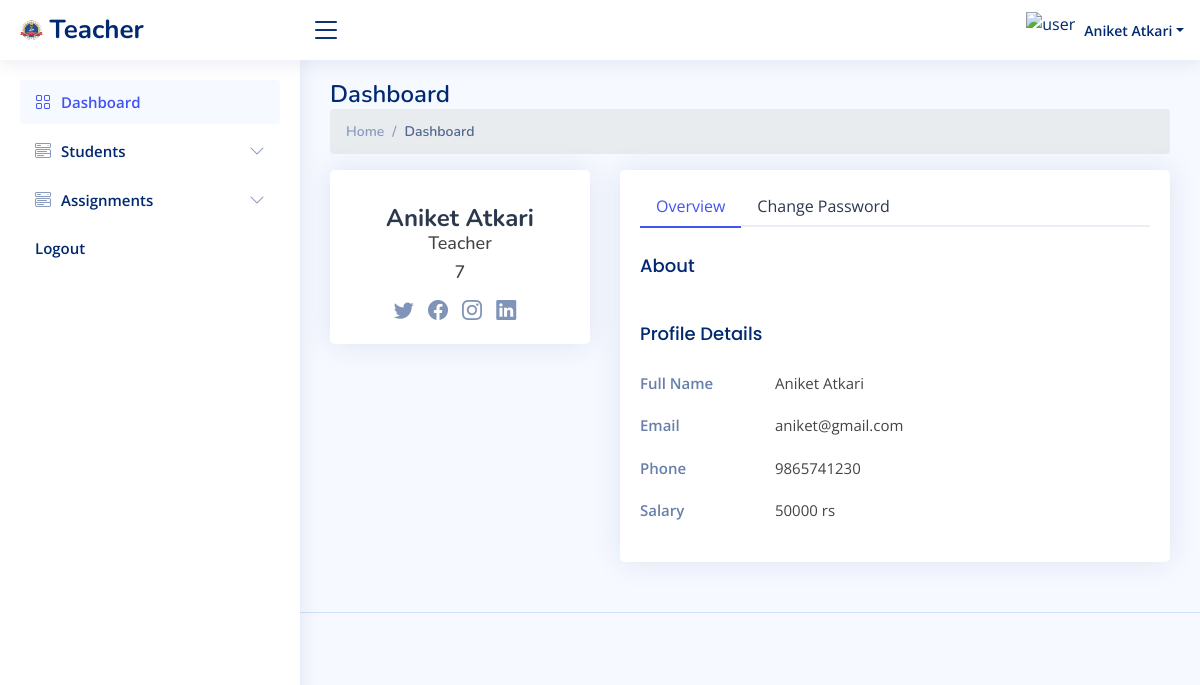
Screenshot of /teacher/ (signed in) with the database file from the repository.
### tables this page shows
CREATE TABLE `teacher` (
  `tid` int(11) NOT NULL,
  `name` varchar(255) NOT NULL,
  `email` varchar(255) NOT NULL,
  `phone` varchar(15) NOT NULL,
  `salary` int(11) NOT NULL
);

### teacher/connect/db.php (called while the page is built)
<?php
class connect{
    public $servername = "localhost";
    private $username = "root";
    private $password = "";
    private $dbname = "jit_college";
    public function dbconnect()
	{
		$db=mysqli_connect($this->servername,$this->username,$this->password,$this->dbname);
		return $db;
	}
}
?>

### teacher/connect/fun.php (called while the page is built, shortened)
<?php
class fun
{
    private $db;
    function __construct($con)
    {
        $this->db = $con;
    }
    public function fetchTeacherWithId($id){
     $sql = "SELECT * FROM `teacher` WHERE `tid` = '$id'";
     $fetch = mysqli_query($this->db, $sql);
     return $fetch;
    }
}
?>

### teacher/index.php (the view, shortened to what this page needs)
<?php
    include "connect/db.php";
    include 'connect/fun.php';
    $connect=new connect();
    $fun=new fun($connect->dbconnect());
    $id = $_SESSION['uname'];
    $teacher = $fun->fetchTeacherWithId($id);
    if(mysqli_num_rows($teacher) == 1){
      $teacher = mysqli_fetch_assoc($teacher);
    }
    else{
      $teacher = null;
    }
    $email = ($teacher != null)?($teacher['email']):(' ');
    $phone = ($teacher != null)?($teacher['phone']):(' ');
    $salary = ($teacher != null)?($teacher['salary']):(' ');
?>
<!DOCTYPE html>
<html lang="en">
<head>
  <?php
    include "include/links.php";
  ?>
</head>
<body>
    <?php
      include "include/header.php";
    ?>
    <?php
      include "include/sideBar.php";
    ?>
  <main id="main" class="main">
    <div class="pagetitle">
      <h1>Dashboard</h1>
      <nav>
        <ol class="breadcrumb">
          <li class="breadcrumb-item"><a href="index.php">Home</a></li>
          <li class="breadcrumb-item active">Dashboard</li>
        </ol>
      </nav>
    </div>
    <section class="section profile">
      <div class="row">
        <div class="col-xl-4">
          <div class="card">
            <div class="card-body profile-card pt-4 d-flex flex-column align-items-center">
              <h2><?php echo $tname?></h2>
              <h3>Teacher</h3>
              <h3><?php echo $id?></h3>
              <div class="social-links mt-2">
                <a href="#" class="twitter"><i class="bi bi-twitter"></i></a>
                <a href="#" class="facebook"><i class="bi bi-facebook"></i></a>
                <a href="#" class="instagram"><i class="bi bi-instagram"></i></a>
                <a href="#" class="linkedin"><i class="bi bi-linkedin"></i></a>
              </div>
            </div>
          </div>
        </div>
        <div class="col-xl-8">
          <div class="card">
            <div class="card-body pt-3">
              <ul class="nav nav-tabs nav-tabs-bordered">
                <li class="nav-item">
                  <button class="nav-link active" data-bs-toggle="tab" data-bs-target="#profile-overview">Overview</button>
                </li>
                <li class="nav-item">
                  <button class="nav-link" data-bs-toggle="tab" data-bs-target="#profile-change-password">Change Password</button>
                </li>
              </ul>
              <div class="tab-content pt-2">
                <div class="tab-pane fade show active profile-overview" id="profile-overview">
                  <h5 class="card-title">About</h5>
                  <h5 class="card-title">Profile Details</h5>
                  <div class="row">
                    <div class="col-lg-3 col-md-4 label ">Full Name</div>
                    <div class="col-lg-9 col-md-8"><?php echo $tname?></div>
                  </div>
                  <div class="row">
                    <div class="col-lg-3 col-md-4 label">Email</div>
                    <div class="col-lg-9 col-md-8"><?php echo $email?></div>
                  </div>
                  <div class="row">
                    <div class="col-lg-3 col-md-4 label">Phone</div>
                    <div class="col-lg-9 col-md-8"><?php echo $phone?></div>
                  </div>
                  <div class="row">
                    <div class="col-lg-3 col-md-4 label">Salary</div>
                    <div class="col-lg-9 col-md-8"><?php echo $salary." rs"?></div>
                  </div>
                </div>
              </div>
            </div>
          </div>
        </div>
      </div>
    </section>
  </main>
 <?php
 include "include/footer.php";
 ?>
</body>
</html>

### teacher/include/header.php (shortened to what this page needs)
<header id="header" class="header fixed-top d-flex align-items-center">
<?php
   require_once "connect/db.php";
   require_once 'connect/fun.php';
   $connect=new connect();
   $fun=new fun($connect->dbconnect());
   $id = $_SESSION['uname'];
   $teacher = $fun->fetchTeacherWithId($id);
   if(mysqli_num_rows($teacher) == 1){
     $teacher = mysqli_fetch_assoc($teacher);
   }
   else{
     $teacher = null;
   }
   $tname = ($teacher != null)?($teacher['name']):(' ');
?>
<div class="d-flex align-items-center justify-content-between">
  <a href="index.php" class="logo d-flex align-items-center">
    <img src="./../images/jit_logo.png" alt="">
    <span class="d-none d-lg-block"> Teacher</span>
  </a>
  <i class="bi bi-list toggle-sidebar-btn"></i>
</div>
<nav class="header-nav ms-auto">
  <ul class="d-flex align-items-center">
    <li class="nav-item dropdown pe-3">
      <a class="nav-link nav-profile d-flex align-items-center pe-0" href="#" data-bs-toggle="dropdown">
      <img width="50" height="50" src="https://img.icons8.com/ios-filled/50/user.png" alt="user"/>
        <span class="d-none d-md-block dropdown-toggle ps-2"><?php echo $tname?></span>
      </a>
    </li>
  </ul>
</nav>
</header>

### teacher/assets/css/style.css (style rules this page uses)
:root { scroll-behavior: smooth; }
body { font-family: "Open Sans", sans-serif; background: #f6f9ff; color: #444444; }
a { color: #4154f1; text-decoration: none; }
h1, h2, h3, h4, h5, h6 { font-family: "Nunito", sans-serif; }
#main { margin-top: 60px; padding: 20px 30px; transition: all 0.3s; }
.pagetitle { margin-bottom: 10px; }
.pagetitle h1 { font-size: 24px; margin-bottom: 0; font-weight: 600; color: #012970; }
.card { margin-bottom: 30px; border: none; border-radius: 5px; box-shadow: 0px 0 30px rgba(1, 41, 112, 0.1); }
.card-title { padding: 20px 0 15px 0; font-size: 18px; font-weight: 500; color: #012970; font-family: "Poppins", sans-serif; }
.card-body { padding: 0 20px 20px 20px; }
.breadcrumb { font-size: 14px; font-family: "Nunito", sans-serif; color: #899bbd; font-weight: 600; }
.breadcrumb a { color: #899bbd; transition: 0.3s; }
.breadcrumb .breadcrumb-item::before { color: #899bbd; }
.breadcrumb .active { color: #51678f; font-weight: 600; }
.nav-tabs-bordered { border-bottom: 2px solid #ebeef4; }
.nav-tabs-bordered .nav-link { margin-bottom: -2px; border: none; color: #2c384e; }
.nav-tabs-bordered .nav-link.active { background-color: #fff; color: #4154f1; border-bottom: 2px solid #4154f1; }
.logo { line-height: 1; }
@media (min-width: 1200px) { .logo { width: 280px; } }
.logo img { max-height: 26px; margin-right: 6px; }
.logo span { font-size: 26px; font-weight: 700; color: #012970; font-family: "Nunito", sans-serif; }
.header { transition: all 0.5s; z-index: 997; height: 60px; box-shadow: 0px 2px 20px rgba(1, 41, 112, 0.1); background-color: #fff; padding-left: 20px; }
.header .toggle-sidebar-btn { font-size: 32px; padding-left: 10px; cursor: pointer; color: #012970; }
.header-nav ul { list-style: none; }
.header-nav>ul { margin: 0; padding: 0; }
.header-nav .nav-profile { color: #012970; }
.header-nav .nav-profile img { max-height: 36px; }
.header-nav .nav-profile span { font-size: 14px; font-weight: 600; }
@media (min-width: 1200px) { #main, #footer { margin-left: 300px; } }
.profile .profile-card h2 { font-size: 24px; font-weight: 700; color: #2c384e; margin: 10px 0 0 0; }
.profile .profile-card h3 { font-size: 18px; }
.profile .profile-card .social-links a { font-size: 20px; display: inline-block; color: rgba(1, 41, 112, 0.5); line-height: 0; margin-right: 10px; transition: 0.3s; }
.profile .profile-overview .row { margin-bottom: 20px; font-size: 15px; }
.profile .profile-overview .card-title { color: #012970; }
.profile .profile-overview .label { font-weight: 600; color: rgba(1, 41, 112, 0.6); }

### rows the page displays
teacher: name "Aniket Atkari", email "aniket@gmail.com", phone "9865741230", salary "50000"

### other values shown
$id "7"
